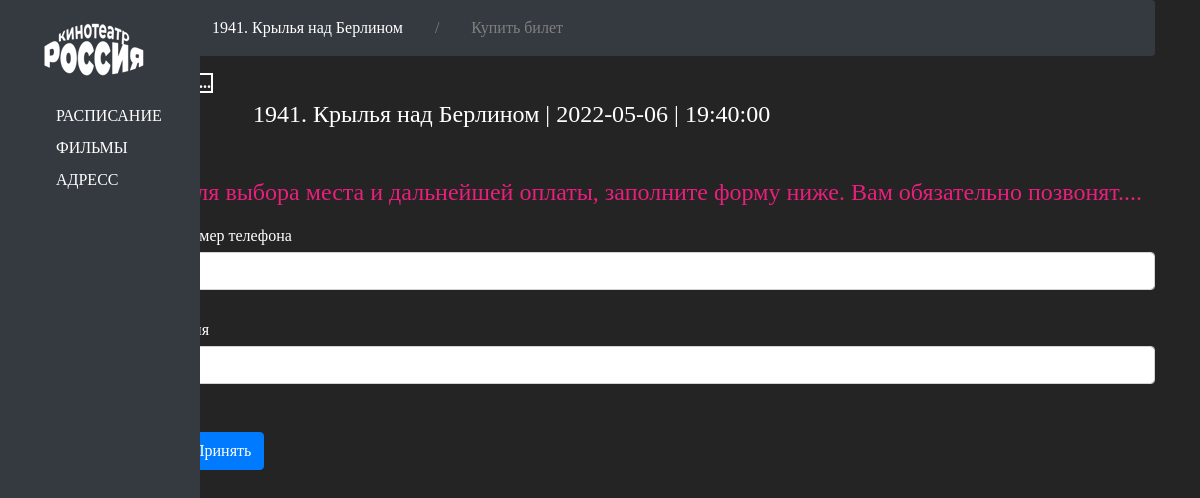
Screenshot of /buy_ticket/66 with the database file from the repository.
### data/films.py (models this page shows, shortened)
class Films(SqlAlchemyBase):
    __tablename__ = 'films'
    id = sqlalchemy.Column(sqlalchemy.Integer,
                           primary_key=True, autoincrement=True, unique=True)
    title = sqlalchemy.Column(sqlalchemy.String, unique=True)
    description = sqlalchemy.Column(sqlalchemy.String, nullable=True)
    genre = sqlalchemy.Column(sqlalchemy.Integer, sqlalchemy.ForeignKey("genres.id"))
    director = sqlalchemy.Column(sqlalchemy.String, nullable=True)
    time = sqlalchemy.Column(sqlalchemy.Integer, nullable=True)
    rating = sqlalchemy.Column(sqlalchemy.Integer, nullable=True)
    img = sqlalchemy.Column(sqlalchemy.String, nullable=True)

### data/tickets.py (models this page shows, shortened)
class Tickets(SqlAlchemyBase):
    __tablename__ = 'tickets'
    id = sqlalchemy.Column(sqlalchemy.Integer,
                           primary_key=True, autoincrement=True, unique=True)
    title_of_film = sqlalchemy.Column(sqlalchemy.String, sqlalchemy.ForeignKey("films.id"))
    date = sqlalchemy.Column(sqlalchemy.Date)
    time = sqlalchemy.Column(sqlalchemy.Time)

### main.py (the view, shortened to what this page needs)
@app.route("/buy_ticket/<int:id>", methods=["POST", "GET"])
def buy_ticket(id):
    session = db_session.create_session()
    ticket = session.query(Tickets).filter(Tickets.id == id).first()
    film = session.query(Tickets, Films).filter(Tickets.id == id, Tickets.title_of_film == Films.id).first()
    form = RegisterForm()
    return render_template("buy_ticket.html", _img=film[1].img, date=ticket.date, time=ticket.time,
                           title=film[1].title, form=form)

### data/register.py
class RegisterForm(FlaskForm):
    phone = IntegerField('Номер телефона', validators=[DataRequired()])
    name = StringField('Имя', validators=[DataRequired()])
    submit = SubmitField('Принять')

### data/db_session.py (called while the page is built)
def create_session() -> Session:
    global __factory
    return __factory()

### templates/buy_ticket.html (shortened to what this page needs)
{% extends "base.html" %}
{% block content %}
<nav aria-label="breadcrumb">
  <ol class="breadcrumb">
    <li class="breadcrumb-item"><a href="/movie/{{ title }}">{{ title }}</a></li>
	<li class="breadcrumb-item-active"  aria-current="page">/</li>
    <li class="breadcrumb-item-active" aria-current="page"> Купить билет</li>
  </ol>
</nav>
<table class="mini_table">
  <thead>
	<tr>
      <th scope="col"><div class="mini_img"><img src={{ _img }} alt="..."></th></div>
      <th scope="col"><h2>{{ title }} | {{ date }} | {{ time }}</h2></th>
    </tr>
  </thead>
</table>
</br><h3>Для выбора места и дальнейшей оплаты, заполните форму ниже. Вам обязательно позвонят....</h3><br>
<form action="" method="post">
        <p>
            {{ form.phone.label }}<br>
            {{ form.phone(class="form-control") }}<br>
        </p>
        <p>
            {{ form.name.label }}<br>
            {{ form.name(class="form-control") }}<br>
        </p><br>
        <p>{{ form.submit(type="submit", class="btn btn-primary") }}</p>
    </form>
{% endblock %}

### static/css/style.css (style rules this page uses)
body { font: 16px/1 cambria; background-color: #242424; }
.breadcrumb { background-color: #343A40 }
.breadcrumb-item { color: #E91E7D }
h3 { font: 24px/1 franklin gothic medium; color: #E91E7D }
li a { display: flex; color: white; padding: 8px 16px; text-decoration: none; }
.mini_table { height: 50px; color: white; }
.breadcrumb-item { display: flex; }
h2 { font: 24px/1 franklin gothic medium; }
.mini_img { width: 70px; height: 90px; overflow: hidden; }
.breadcrumb-item-active { display: flex; padding: 8px 16px; color: gray; }
a { color: white; }
p { color: white }

### rows the page displays
Films: title "1941. Крылья над Берлином"
Tickets: date "2022-05-06", time "19:40:00"
